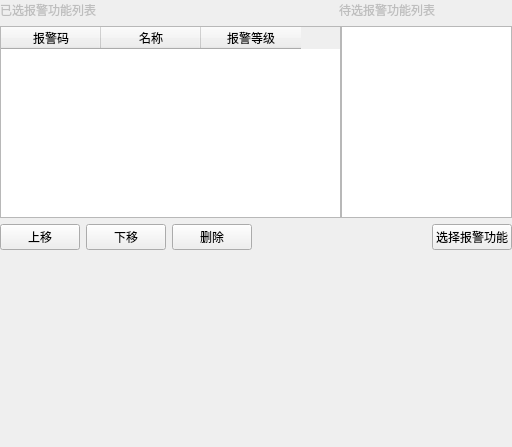
          <widget class="QWidget" name="varAlarmpage">
           <layout class="QGridLayout" name="gridLayout_8">
            <property name="leftMargin">
             <number>0</number>
            </property>
            <property name="topMargin">
             <number>0</number>
            </property>
            <property name="rightMargin">
             <number>0</number>
            </property>
            <property name="bottomMargin">
             <number>0</number>
            </property>
            <item row="0" column="0">
             <layout class="QHBoxLayout" name="horizontalLayout_5">
              <item>
               <widget class="QLabel" name="label_6">
                <property name="enabled">
                 <bool>false</bool>
                </property>
                <property name="text">
                 <string>已选报警功能列表</string>
                </property>
               </widget>
              </item>
              <item>
               <spacer name="horizontalSpacer_4">
                <property name="orientation">
                 <enum>Qt::Horizontal</enum>
                </property>
                <property name="sizeType">
                 <enum>QSizePolicy::Maximum</enum>
                </property>
                <property name="sizeHint" stdset="0">
                 <size>
                  <width>160</width>
                  <height>20</height>
                 </size>
                </property>
               </spacer>
              </item>
              <item>
               <widget class="QLabel" name="label_7">
                <property name="enabled">
                 <bool>false</bool>
                </property>
                <property name="text">
                 <string>待选报警功能列表</string>
                </property>
               </widget>
              </item>
             </layout>
            </item>
            <item row="1" column="0">
             <layout class="QHBoxLayout" name="horizontalLayout_9" stretch="4,2">
              <property name="spacing">
               <number>0</number>
              </property>
              <item>
               <widget class="QTableWidget" name="AlarmtableWidget">
                <property name="enabled">
                 <bool>true</bool>
                </property>
                <property name="sizePolicy">
                 <sizepolicy hsizetype="Minimum" vsizetype="Expanding">
                  <horstretch>0</horstretch>
                  <verstretch>0</verstretch>
                 </sizepolicy>
                </property>
                <column>
                 <property name="text">
                  <string>报警码</string>
                 </property>
                </column>
                <column>
                 <property name="text">
                  <string>名称</string>
                 </property>
                </column>
                <column>
                 <property name="text">
                  <string>报警等级</string>
                 </property>
                </column>
               </widget>
              </item>
              <item>
               <widget class="QListWidget" name="AlarmlistWidget">
                <property name="sizePolicy">
                 <sizepolicy hsizetype="Maximum" vsizetype="Expanding">
                  <horstretch>0</horstretch>
                  <verstretch>0</verstretch>
                 </sizepolicy>
                </property>
               </widget>
              </item>
             </layout>
            </item>
            <item row="2" column="0">
             <layout class="QHBoxLayout" name="horizontalLayout_15">
              <item>
               <widget class="QPushButton" name="alarmUpMove">
                <property name="text">
                 <string>上移</string>
                </property>
               </widget>
              </item>
              <item>
               <widget class="QPushButton" name="alarmDowmMove">
                <property name="text">
                 <string>下移</string>
                </property>
               </widget>
              </item>
              <item>
               <widget class="QPushButton" name="alarmDelete">
                <property name="text">
                 <string>删除</string>
                </property>
               </widget>
              </item>
              <item>
               <spacer name="horizontalSpacer_3">
                <property name="orientation">
                 <enum>Qt::Horizontal</enum>
                </property>
                <property name="sizeHint" stdset="0">
                 <size>
                  <width>40</width>
                  <height>20</height>
                 </size>
                </property>
               </spacer>
              </item>
              <item>
               <widget class="QPushButton" name="ButtonWarnSelect">
                <property name="text">
                 <string>选择报警功能</string>
                </property>
               </widget>
              </item>
             </layout>
            </item>
            <item row="3" column="0">
             <spacer name="verticalSpacer_18">
              <property name="orientation">
               <enum>Qt::Vertical</enum>
              </property>
              <property name="sizeHint" stdset="0">
               <size>
                <width>20</width>
                <height>197</height>
               </size>
              </property>
             </spacer>
            </item>
           </layout>
          </widget>
